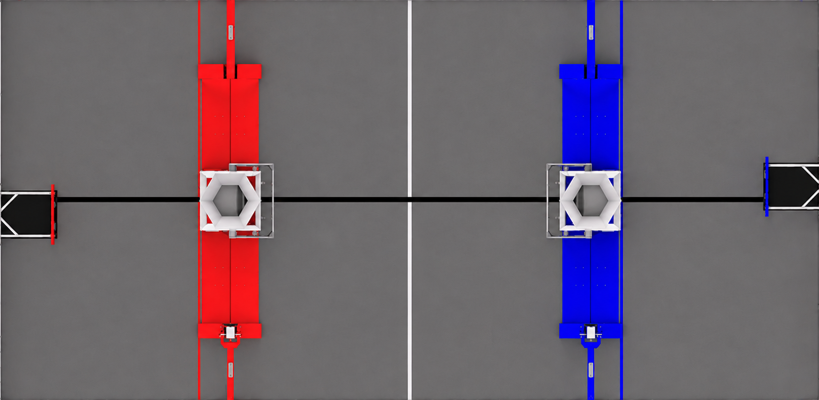
#> input picture OGFieldMap.png, 1637 x 800 px (shown at 1/2 size)
$ python -i heatmap.py   (imports and definitions only)
#> lines starting #> are read from the running program, lines starting #| are printed output that depends on the picture
import cv2
import numpy as np
import pandas as pd


def generate_heatmap():
    field = cv2.imread("OGFieldMap.png")
#> field is the input picture: shape (800, 1637, 3); mean B, G, R 108.7, 98.3, 109.4
    field = cv2.resize(field, (1302, 635), interpolation=cv2.INTER_AREA)
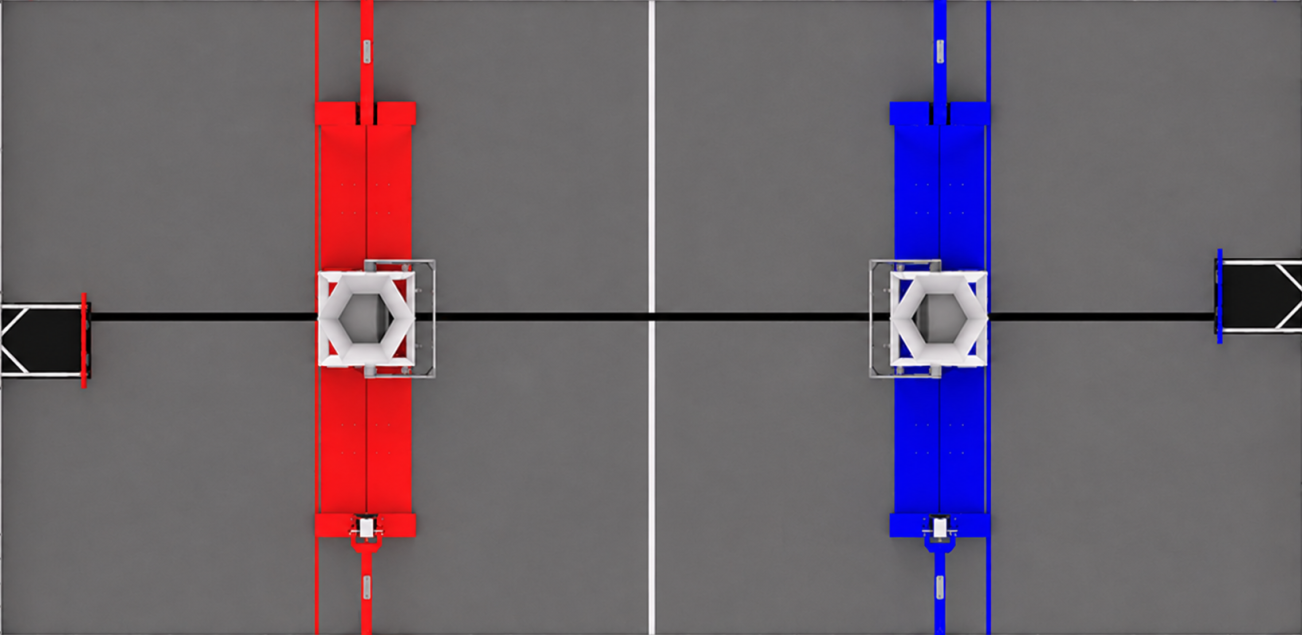
#> field: shape (635, 1302, 3); mean B, G, R 108.7, 98.3, 109.4

    cv2.imwrite("FieldMap.png", field)
    field =cv2.imread("FieldMap.png")
    h, w = field.shape[:2]
#> h = 635; w = 1302
    df = pd.read_csv("robot_positions.csv").sort_values(by="time_sec").reset_index(drop=True)
#> (reads robot_positions.csv from the repository)

    timestamps = df["time_sec"].to_numpy()
    xPos = df["field_x"].to_numpy()
    yPos = df["field_y"].to_numpy()


    #Decided to go w 20x20 for now, but lwk might wanna change this depending
    #how it turns out once Aarmaan finishes the other section
    cellSize = 20
    cols = int(np.ceil(w / cellSize))
#> cols = 66
    rows = int(np.ceil(h / cellSize))
#> rows = 32
    heatmap = np.zeros((rows, cols), dtype=np.float64)

    maxTimeGap = 0.5
    minTimeGap = 0.01

    for i in range(len(timestamps) - 1):
        x1, y1 = xPos[i], yPos[i]
        x2, y2 = xPos[i+1], yPos[i+1]

        elapsedTime = timestamps[i+1] - timestamps[i]

        if ((elapsedTime <= minTimeGap) or (elapsedTime > maxTimeGap)):
            continue

        distance = np.hypot(x2 - x1, y2 - y1)
        numSteps = max(1, int(np.ceil(distance / (cellSize / 2))))

        for step in range(numSteps):
            fract = (step + 0.5) / numSteps
            curr_x = x1 + fract * (x2 - x1)
            curr_y = y1 + fract * (y2 - y1)

            if (not((0 <= curr_x < w) and (0 <= curr_y < h))):
                continue

            c = int(curr_x / cellSize)
            r = int(curr_y / cellSize)
            heatmap[r, c] += elapsedTime / numSteps


    mask = heatmap > 0
    posValues = heatmap[mask]
    #if (len(posValues) == 0):
    #    raise ValueError("No valid observations found.")

    #Chose to use 99th percentile to avoid outliers bu-bu-bugging w the heatmap
    max_val = np.percentile(posValues, 99)
    convValue = heatmap / max_val * 255
    norm = np.clip(convValue, 0, 255).astype(np.uint8)

    resizedMap = cv2.resize(norm, (w, h), interpolation=cv2.INTER_LINEAR)
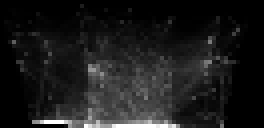
#> norm: shape (32, 66) (shown 4 times larger); min 0, max 255, mean 27.3
    coloredMap = cv2.applyColorMap(resizedMap, cv2.COLORMAP_JET)
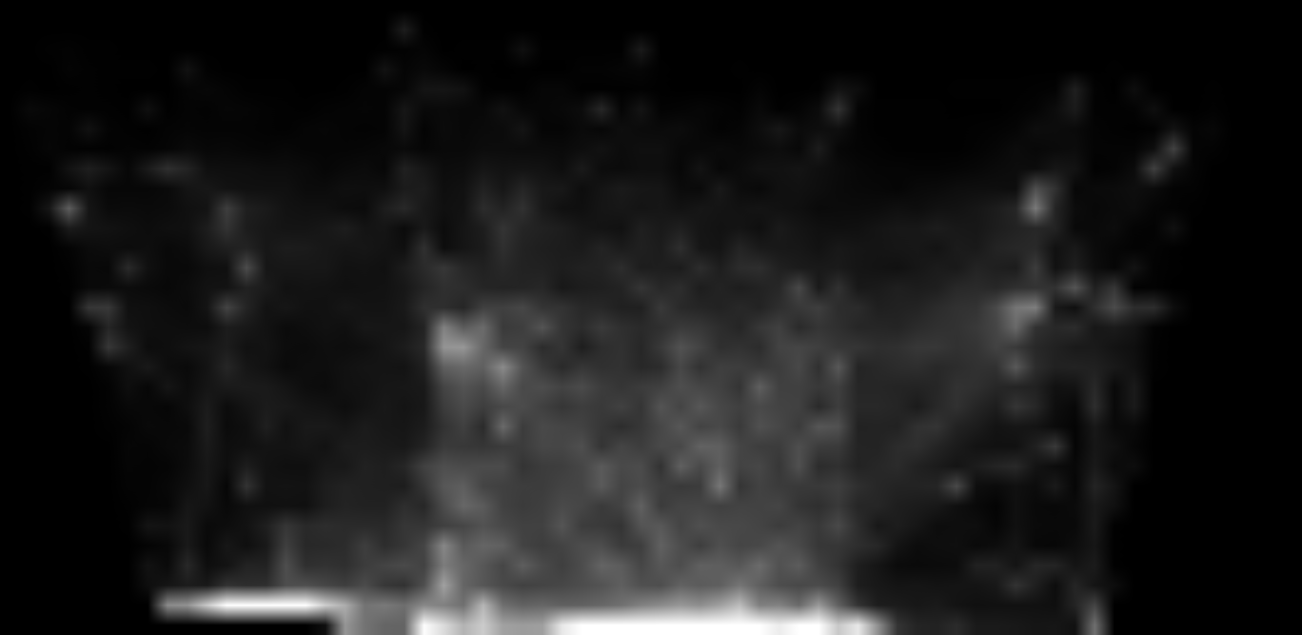
#> resizedMap: shape (635, 1302); min 0, max 255, mean 27.2

    # Apply the heatmap to the complete field, including cells with no
    # recorded observations.
    overlay = cv2.addWeighted(field, 0.45, coloredMap, 0.55, 0)
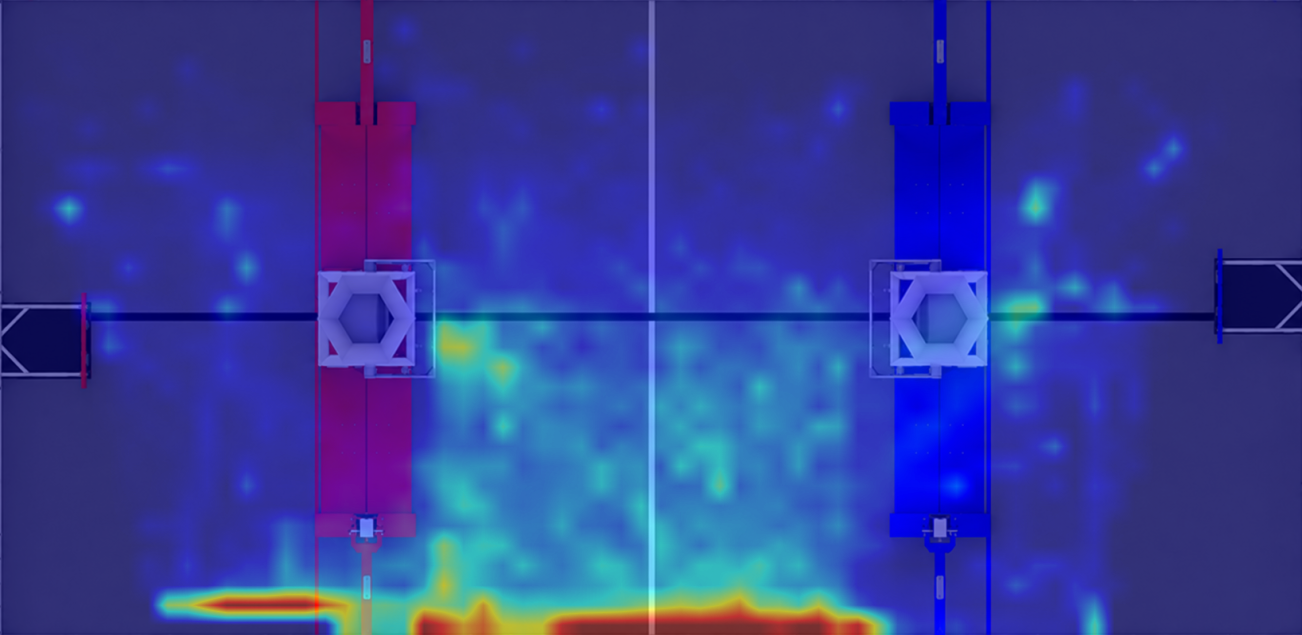
#> overlay: shape (635, 1302, 3); mean B, G, R 150.7, 62.5, 52.5

    cv2.imwrite("FieldMap.png", overlay)
    cv2.imshow("FieldMap", overlay)
    cv2.waitKey(0)
    cv2.destroyAllWindows()

>>> result = generate_heatmap()
